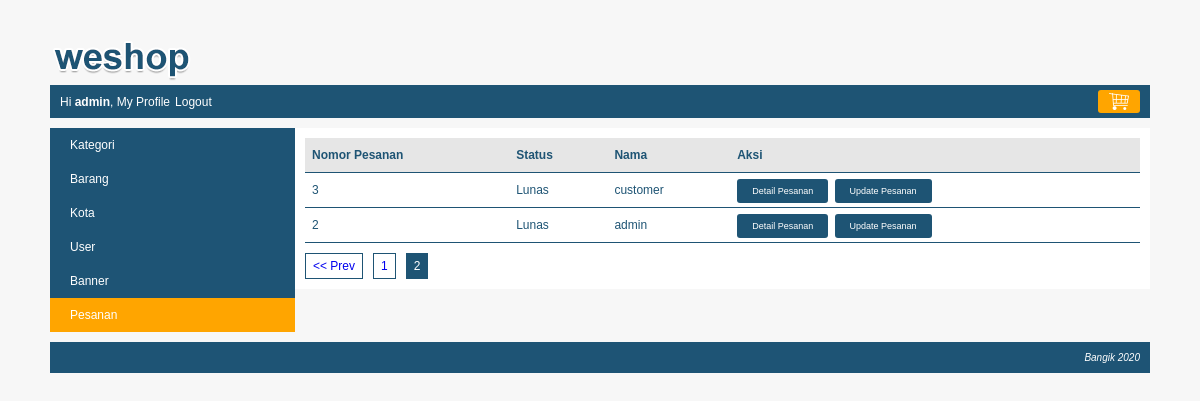
Page /index.php?page=profile&module=pesanan&action=list&pagination=2 (signed in) on the committed database.
### tables this page shows
CREATE TABLE `pesanan` (
  `pesanan_id` int(10) NOT NULL,
  `kota_id` int(10) NOT NULL,
  `user_id` int(10) NOT NULL,
  `nama_penerima` varchar(150) NOT NULL,
  `nomor_telepon` varchar(15) NOT NULL,
  `alamat` varchar(300) NOT NULL,
  `tanggal_pemesanan` datetime NOT NULL,
  `status` tinyint(4) NOT NULL
);

CREATE TABLE `user` (
  `user_id` int(10) NOT NULL,
  `level` varchar(30) NOT NULL,
  `nama` varchar(150) NOT NULL,
  `email` varchar(160) NOT NULL,
  `alamat` varchar(400) NOT NULL,
  `phone` varchar(15) NOT NULL,
  `password` varchar(300) NOT NULL,
  `status` enum('on','off') NOT NULL
);

### module/pesanan/list.php (the view, shortened to what this page needs)
<?php
$pagination = isset($_GET['pagination']) ? $_GET['pagination']:1;
$data_per_halaman = 3;
$start = ($pagination-1) * $data_per_halaman;
  if ($level == "superadmin") {
    $query_pesanan = mysqli_query($koneksi, "SELECT pesanan.*, user.nama FROM pesanan JOIN user ON pesanan.user_id = user.user_id ORDER BY pesanan.tanggal_pemesanan DESC LIMIT $start, $data_per_halaman");
  }
  else {
    $query_pesanan = mysqli_query($koneksi, "SELECT pesanan.*, user.nama FROM pesanan JOIN user ON pesanan.user_id = user.user_id WHERE pesanan.user_id='$id' ORDER BY pesanan.tanggal_pemesanan DESC LIMIT $start, $data_per_halaman");
  }
  if (mysqli_num_rows($query_pesanan) == 0) {
    echo "<h3>Saat ini belum ada pesanan</h3>";
  }else {
    echo "
    <table class='tabel-list'>
      <tr class='baris-title'>
        <th class='kiri'>Nomor Pesanan</th>
        <th class='kiri'>Status</th>
        <th class='kiri'>Nama</th>
        <th class='kiri'>Aksi</th>
      </tr>";
      $admin_button = "";
    while ($row = mysqli_fetch_assoc($query_pesanan)) {
      if ($level == "superadmin") {
        $admin_button = "<a href='".BASE_URL."index.php?page=profile&module=pesanan&action=status&pesanan_id=$row[pesanan_id]' class='tombol-action'>Update Pesanan</a>";
      }
      $status = $row['status'];
      echo "
      <tr>
        <td class='kiri'>$row[pesanan_id]</td>
        <td class='kiri'>$array_status_pesanan[$status]</td>
        <td class='kiri'>$row[nama]</td>
        <td class='kiri'>
          <a href='".BASE_URL."index.php?page=profile&module=pesanan&action=detail&pesanan_id=$row[pesanan_id]' class='tombol-action'>Detail Pesanan</a>
          $admin_button
        </td>
      </tr>";
    }
    echo "</table>";
  }
?>

### asset/css/style.css (style rules this page uses)
body { font-family: arial; font-size: 12px; color: #1e5474; background: #f7f7f7; }
.tabel-list { width: 100%; border-collapse: collapse; }
.baris-title { background: #e6e6e6; }
.tabel-list tr th, .tabel-list tr td { padding: 10px 7px; }
.kiri { text-align: left; }
.tabel-list tr { border-bottom: 1px solid #1e5474; }
.tombol-action { background: #1e5474; color: white; padding: 7px 15px; border-radius: 3px; cursor: pointer; text-decoration: none; margin-right: 3px; font-size: 9px; }

### rows in the picture
pesanan: pesanan_id "3", status "Lunas", user.nama "customer"
pesanan: pesanan_id "2", status "Lunas", user.nama "admin"

### other values in the picture
$nama "admin"
